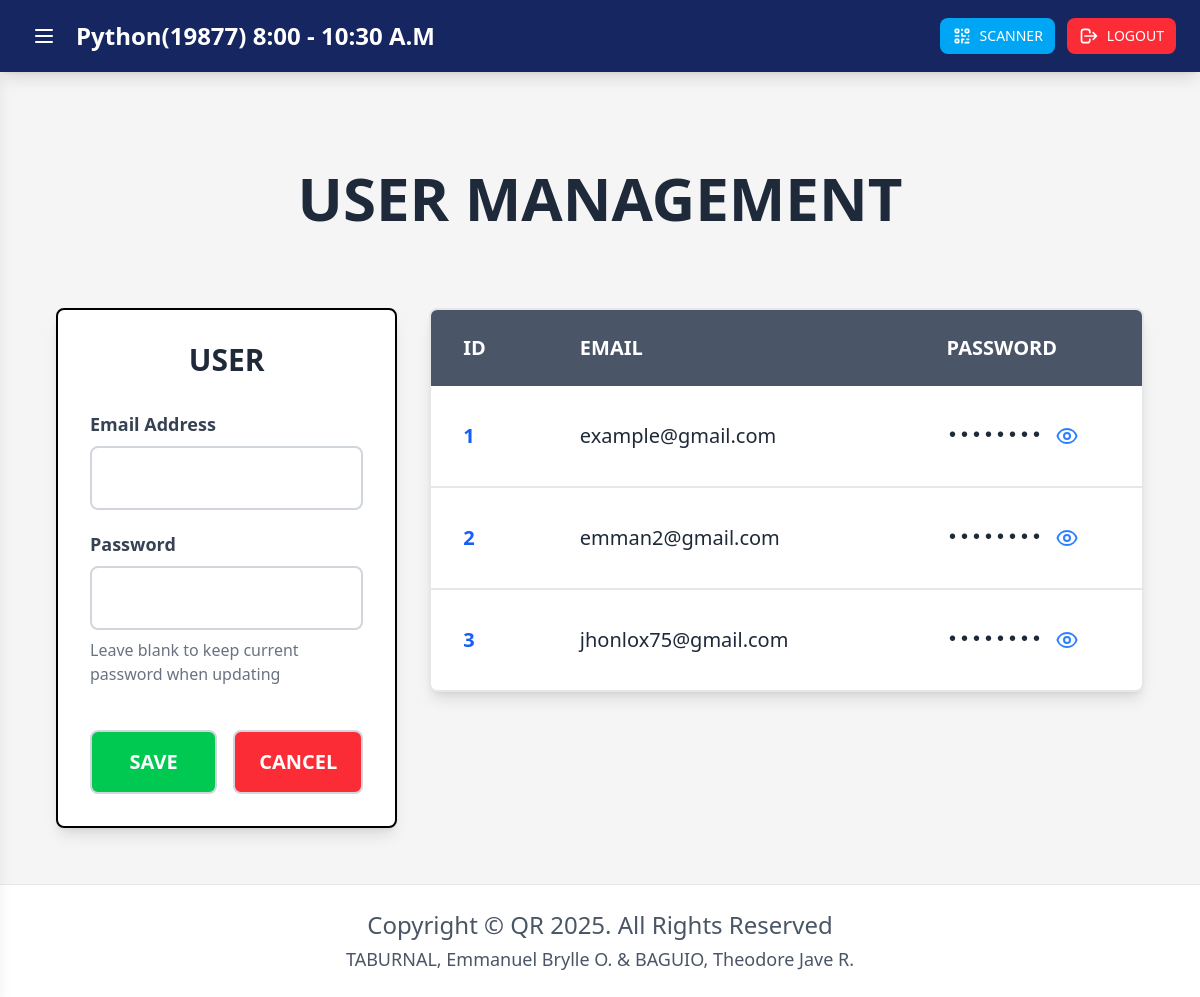
The app's page /admin (signed in), older data.
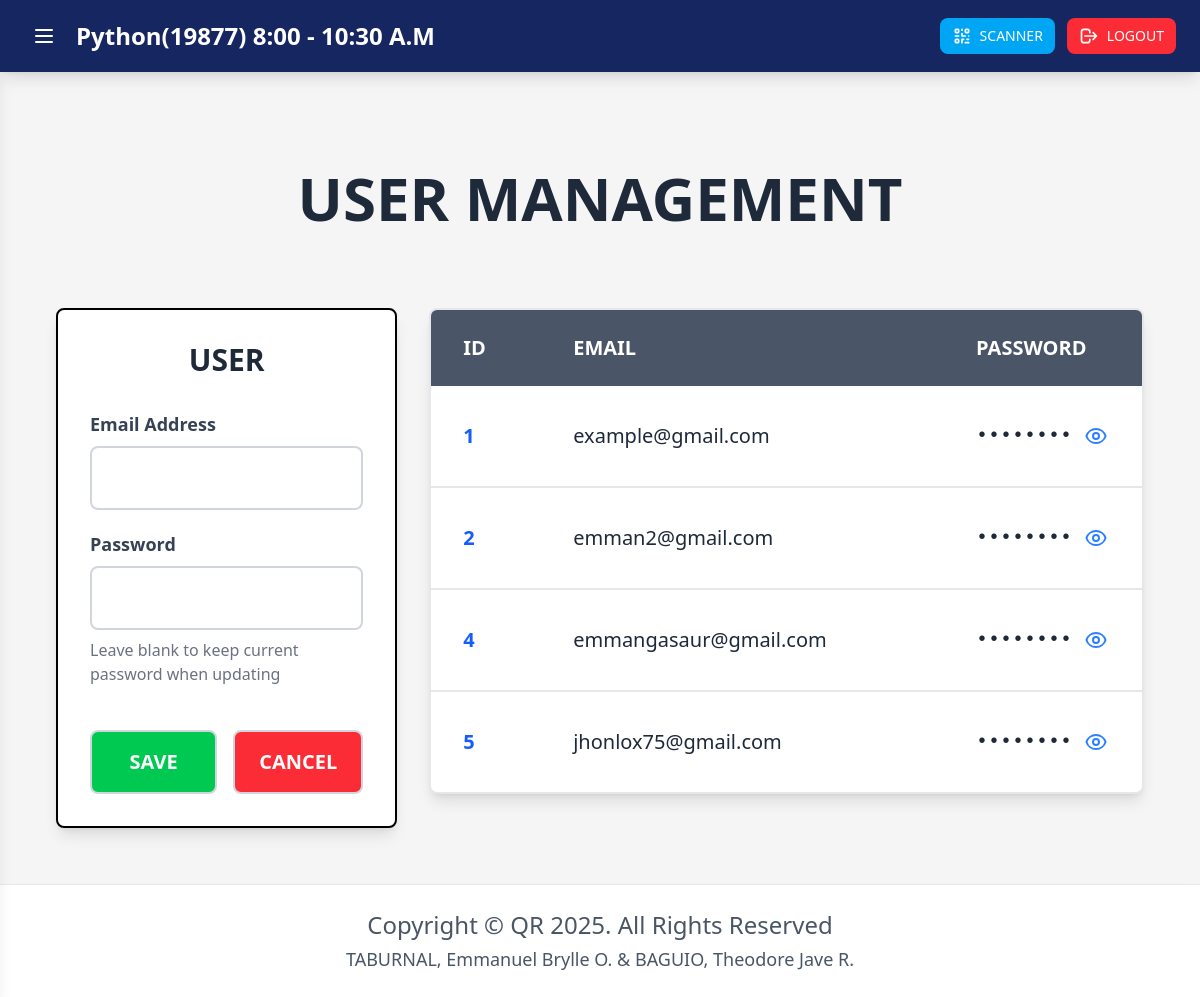
The same page, newer data.
### tables this page shows
CREATE TABLE user(
id INTEGER PRIMARY KEY AUTOINCREMENT,
email VARCHAR(50) NOT NULL,
pass VARCHAR(50) NOT NULL);

### app.py (the view)
@app.route('/admin')
@login_required
def admin():
    students = db_helper.get_all()
    users = db_helper.get_all_users()
    return render_template('dashboard/admin.html',
                           student_account=students,
                           users=users,
                           students=students)

### app.py (called while the page is built)
def login_required(f):
    @wraps(f)
    def decorated_function(*args, **kwargs):
        if 'user_id' not in session:
            flash('Please login to access this page', 'error')
            return redirect(url_for('login'))
        return f(*args, **kwargs)
    return decorated_function

### db_helper.py (called while the page is built)
def getprocessor():
    conn = connect(database)
    conn.row_factory = Row
    return conn

def get_all_users():
    conn = getprocessor()
    cursor = conn.cursor()
    cursor.execute("SELECT * FROM user")
    rows = cursor.fetchall()
    conn.close()
    return rows

def get_all():
    conn = getprocessor()
    cursor = conn.cursor()
    cursor.execute("SELECT * FROM student_account")
    rows = cursor.fetchall()
    conn.close()
    return rows

### templates/dashboard/admin.html (shortened to what this page needs)
{% extends "dashboard/dashboard.html" %}
{% block admin_Content %}
<div class="p-3 sm:p-6 md:p-10 lg:p-14 w-full">
    <div class="max-w-[2000px] mx-auto">
        <div class="p-4 sm:p-8 md:p-10 mb-6 sm:mb-10">
            <h2 class="text-2xl sm:text-4xl md:text-5xl lg:text-6xl font-bold text-gray-800 text-center">USER MANAGEMENT
            </h2>
        </div>
        <div class="grid grid-cols-1 lg:grid-cols-3 gap-4 sm:gap-6 md:gap-8">
            <div class="lg:col-span-1">
                <div class="bg-white divide-gray-400 border-2 rounded-lg shadow-lg p-4 sm:p-6 md:p-8">
                    <h3
                        class="text-base sm:text-xl md:text-2xl lg:text-3xl font-bold text-gray-800 text-center mb-4 sm:mb-6 md:mb-8">
                        USER</h3>
                    <form id="userForm" action="/add_user" method="POST" class="space-y-3 sm:space-y-4 md:space-y-5">
                        <div>
                            <label
                                class="block text-xs sm:text-sm md:text-base lg:text-lg font-semibold text-gray-700 mb-2">Email
                                Address</label>
                            <input type="email" name="email" id="userEmail" required
                                class="w-full px-3 sm:px-4 md:px-5 py-2 sm:py-3 md:py-4 text-sm sm:text-base md:text-lg lg:text-xl border-2 border-gray-300 rounded-lg focus:ring-2 focus:ring-[#162660] focus:border-[#162660] transition">
                        </div>
                        <div>
                            <label
                                class="block text-xs sm:text-sm md:text-base lg:text-lg font-semibold text-gray-700 mb-2">Password</label>
                            <input type="password" name="password" id="userPassword" required
                                class="w-full px-3 sm:px-4 md:px-5 py-2 sm:py-3 md:py-4 text-sm sm:text-base md:text-lg lg:text-xl border-2 border-gray-300 rounded-lg focus:ring-2 focus:ring-[#162660] focus:border-[#162660] transition">
                            <p class="text-xs sm:text-sm md:text-base text-gray-500 mt-2">Leave blank to keep current
                                password when updating</p>
                        </div>
                        <div class="flex gap-2 sm:gap-3 md:gap-4 pt-2 sm:pt-4 md:pt-6">
                            <button type="submit" id="submitBtn"
                                class="flex-1 bg-green-500 hover:bg-green-600 text-white font-bold py-2 sm:py-3 md:py-4 px-3 sm:px-4 md:px-6 rounded-lg border-2 border-gray-300 transition text-sm sm:text-base md:text-lg lg:text-xl">
                                SAVE
                            </button>
                            <button type="button" onclick="resetUserForm()"
                                class="flex-1 text-white bg-red-500 hover:bg-red-600 font-bold py-2 sm:py-3 md:py-4 px-3 sm:px-4 md:px-6 rounded-lg border-2 border-gray-300 transition text-sm sm:text-base md:text-lg lg:text-xl">
                                CANCEL
                            </button>
                        </div>
                    </form>
                </div>
            </div>
            <div class="lg:col-span-2">
                <div class="bg-white rounded-lg shadow-lg overflow-hidden border-2 border-gray-200">
                    <div class="overflow-x-auto">
                        <table class="w-full min-w-[700px] lg:min-w-[1000px]">
                            <thead class="bg-[#4a5568] text-white">
                                <tr>
                                    <th
                                        class="px-3 sm:px-6 md:px-8 py-3 sm:py-5 md:py-6 text-left text-xs sm:text-base md:text-lg lg:text-xl font-bold">
                                        ID</th>
                                    <th
                                        class="px-3 sm:px-6 md:px-8 py-3 sm:py-5 md:py-6 text-left text-xs sm:text-base md:text-lg lg:text-xl font-bold">
                                        EMAIL</th>
                                    <th
                                        class="px-3 sm:px-6 md:px-8 py-3 sm:py-5 md:py-6 text-left text-xs sm:text-base md:text-lg lg:text-xl font-bold">
                                        PASSWORD</th>
                                </tr>
                            </thead>
                            <tbody class="divide-y-2 divide-gray-200">
                                {% if users %}
                                {% for user in users %}
                                <tr class="hover:bg-gray-50 transition">
                                    <td
                                        class="px-3 sm:px-6 md:px-8 py-3 sm:py-5 md:py-6 text-xs sm:text-base md:text-lg lg:text-xl text-blue-600 font-bold">
                                        {{ user.id }}
                                    </td>
                                    <td
                                        class="px-3 sm:px-6 md:px-8 py-3 sm:py-5 md:py-6 text-xs sm:text-base md:text-lg lg:text-xl text-gray-800 font-medium">
                                        {{ user.email }}
                                    </td>
                                    <td
                                        class="px-3 sm:px-6 md:px-8 py-3 sm:py-5 md:py-6 text-xs sm:text-base md:text-lg lg:text-xl text-gray-800">
                                        <div class="flex items-center gap-2 sm:gap-3">
                                            <span class="password-text font-mono"
                                                data-password="{{ user.pass }}">••••••••</span>
                                            <button type="button" onclick="togglePassword(this)"
                                                class="text-blue-500 hover:text-blue-700 transition"
                                                title="Show/Hide Password">
                                            </button>
                                        </div>
                                    </td>
                                </tr>
                                {% endfor %}
                                {% endif %}
                            </tbody>
                        </table>
                    </div>
                </div>
            </div>
        </div>
    </div>
</div>
{% endblock %}

### templates/dashboard/dashboard.html (shortened to what this page needs)
<!doctype html>
<html class="h-full">
<head>
    <link rel="stylesheet" href="{{ url_for('static', filename='css/output.css') }}">
</head>
<body class="bg-[#f5f5f5] min-h-screen flex flex-col">
    <header class="bg-[#162660] shadow-lg sticky top-0 w-full z-50">
        <div class="flex justify-between items-center py-3 px-3 sm:py-4 sm:px-6">
            <div class="flex items-center gap-2 sm:gap-3 flex-1 min-w-0">
                <button id="menuBtn" class="text-white hover:bg-blue-800 p-2 rounded-lg shrink-0 transition">
                    <svg class="w-5 h-5 sm:w-6 sm:h-6" fill="none" stroke="currentColor" viewBox="0 0 24 24">
                        <path stroke-linecap="round" stroke-linejoin="round" stroke-width="2"
                            d="M4 6h16M4 12h16M4 18h16" />
                    </svg>
                </button>
                <h1 class="text-sm sm:text-lg md:text-2xl font-bold text-white truncate">
                    Python(19877) 8:00 - 10:30 A.M
                </h1>
            </div>
            <div class="flex gap-2 sm:gap-3">
                <button type="button" onclick="window.location.href='/'"
                    class="rounded-lg bg-sky-500 hover:bg-sky-600 text-white px-3 py-2 text-xs sm:text-sm font-medium flex items-center gap-1 sm:gap-2 transition">
                    <span>SCANNER</span>
                </button>
                <button type="button" onclick="window.location.href='/logout'"
                    class="rounded-lg bg-red-500 hover:bg-red-600 text-white px-3 py-2 text-xs sm:text-sm font-medium flex items-center gap-1 sm:gap-2 transition">
                    <svg class="w-4 h-4 sm:w-5 sm:h-5" fill="none" stroke="currentColor" viewBox="0 0 24 24">
                        <path stroke-linecap="round" stroke-linejoin="round" stroke-width="2"
                            d="M17 16l4-4m0 0l-4-4m4 4H7m6 4v1a3 3 0 01-3 3H6a3 3 0 01-3-3V7a3 3 0 013-3h4a3 3 0 013 3v1" />
                    </svg>
                    <span>LOGOUT</span>
                </button>
            </div>
        </div>
    </header>
    <div class="flex flex-1 overflow-hidden relative">
        <div class="flex-1 overflow-y-auto">
            {% block admin_Content %}{% endblock %}
        </div>
    </div>
    <footer class="bg-white shadow-lg border-t border-gray-200 mt-auto py-4 sm:py-6">
        <div class="text-center text-base sm:text-lg lg:text-2xl text-gray-600 font-medium px-4">
            <p class="mb-1">Copyright &copy; QR 2025. All Rights Reserved</p>
            <p class="text-sm sm:text-base lg:text-lg">TABURNAL, Emmanuel Brylle O. & BAGUIO, Theodore Jave R.</p>
        </div>
    </footer>
</body>
</html>

Row changes from the older to the newer data that the page shows:
removed user: id "3", email "jhonlox75@gmail.com"
added user: id "4", email "emmangasaur@gmail.com"
added user: id "5", email "jhonlox75@gmail.com"
